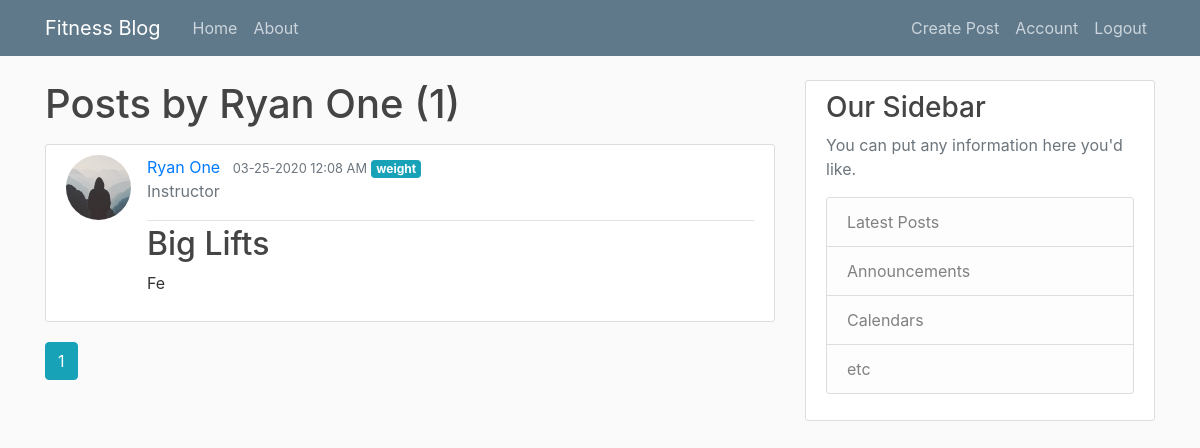
The page /user/Ryan One (signed in) on the database as committed earlier.
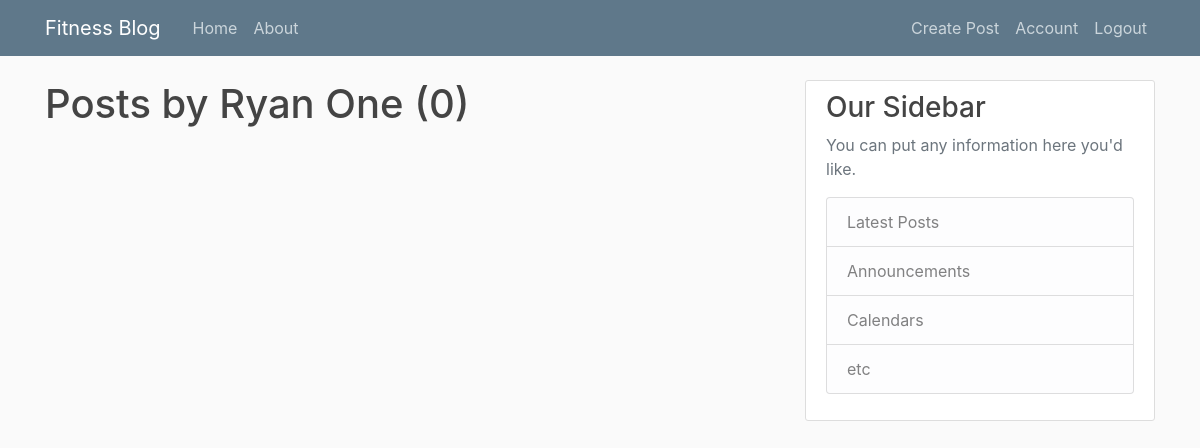
The same page on the database as committed later.
### fitnessblog/models.py (models this page shows, shortened)
class User(db.Model, UserMixin):
    id = db.Column(db.Integer, primary_key=True)
    username = db.Column(db.String(20), unique=True, nullable=False)
    email = db.Column(db.String(120), unique=True, nullable=False)
    profile_type = db.Column(db.String(20), nullable=False)
    image_file = db.Column(db.String(20), nullable=False, default="default.jpg")
    password = db.Column(db.String(60), nullable=False)
    posts = db.relationship("Post", backref="author", lazy=True)

class Post(db.Model):
    id = db.Column(db.Integer, primary_key=True)
    title = db.Column(db.String(100), nullable=False)
    date_posted = db.Column(db.DateTime, nullable=False, default=datetime.utcnow)
    content = db.Column(db.Text, nullable=False)
    category = db.Column(db.Text, nullable=False)
    user_id = db.Column(db.Integer, db.ForeignKey("user.id"), nullable=False)

### fitnessblog/users/routes.py (the view)
@users.route("/user/<string:username>")
def user_posts(username):
    page = request.args.get("page", 1, type=int)
    user = User.query.filter_by(username=username).first_or_404()
    posts = (
        Post.query.filter_by(author=user)
        .order_by(Post.date_posted.desc())
        .paginate(page=page, per_page=5)
    )
    return render_template("user_posts.html", posts=posts, user=user)

### fitnessblog/models.py (called while the page is built)
@login_manager.user_loader
def load_user(user_id):
    return User.query.get(int(user_id))

### fitnessblog/templates/user_posts.html
{% extends "layout.html" %}
{% block content %}
  <h1 class="mb-3">Posts by {{ user.username }} ({{ posts.total }})</h1>
  {% for post in posts.items %}
    <article class="media content-section">
      <img class="rounded-circle article-img" src="{{ url_for('static', filename='profile_pics/' + post.author.image_file) }}">
      <div class="media-body">
        <div class="article-metadata">
          <a class="mr-2" href="{{ url_for('users.user_posts', username=post.author.username) }}">{{ post.author.username }}</a>
          <small class="text-muted">{{ post.date_posted.strftime('%m-%d-%Y %I:%M %p') }}</small>
          <a href="{{ url_for('posts.filter_by_category', category=post.category) }}" class="badge badge-info">{{ post.category}}</a>
          <p class="text-secondary">{{ current_user.profile_type.capitalize() }}</p>
        </div>
        <h2><a class="article-title" href="{{ url_for('posts.post', post_id=post.id) }}">{{ post.title }}</a></h2>
        <p class="article-content">{{ post.content }}</p>
      </div>
    </article>
  {% endfor %}
  {% for page_num in posts.iter_pages(left_edge=1, right_edge=1, left_current=1, right_current=2) %}
    {% if page_num %}
      {% if posts.page == page_num %}
        <a class="btn btn-info mb-4" href="{{ url_for('users.user_posts', username=user.username, page=page_num) }}">{{ page_num }}</a>
      {% else %}
      <a class="btn btn-outline-info mb-4" href="{{ url_for('users.user_posts', username=user.username, page=page_num) }}">{{ page_num }}</a>
      {% endif %}
    {% else %}
      ...
    {% endif %}
  {% endfor %}
{% endblock content %}

### fitnessblog/templates/layout.html (shortened to what this page needs)
<!DOCTYPE html>
<html lang="en">
  <head>
    <link rel="stylesheet" href="https://stackpath.bootstrapcdn.com/bootstrap/4.3.1/css/bootstrap.min.css">
    <link rel="stylesheet" type="text/css" href="{{ url_for('static', filename='main.css') }}">
  </head>
    <body>
      <header class="site-header">
        <nav class="navbar navbar-expand-md navbar-dark bg-steel fixed-top">
          <div class="container">
            <a class="navbar-brand mr-4" href="/">Fitness Blog</a>
            <div class="collapse navbar-collapse" id="navbarToggle">
              <div class="navbar-nav mr-auto">
                <a class="nav-item nav-link" href="{{ url_for('main.home') }}">Home</a>
                <a class="nav-item nav-link" href="{{ url_for('main.about') }}">About</a>
              </div>
              <div class="navbar-nav">
                {% if current_user.is_authenticated %}
                  <a class="nav-item nav-link" href="{{ url_for('posts.new_post') }}">Create Post</a>
                  <a class="nav-item nav-link" href="{{ url_for('users.account') }}">Account</a>
                  <a class="nav-item nav-link" href="{{ url_for('users.logout') }}">Logout</a>
                {% else %}
                  <a class="nav-item nav-link" href="{{ url_for('users.login') }}">Login</a>
                  <a class="nav-item nav-link" href="{{ url_for('users.register') }}">Register</a>
                {% endif %}
              </div>
            </div>
          </div>
        </nav>
      </header>
      <main role="main" class="container">
        <div class="row">
          <div class="col-md-8">
            {% block content %}{% endblock %}
          </div>
          <div class="col-md-4">
            <div class="content-section">
              <h3>Our Sidebar</h3>
              <p class='text-muted'>You can put any information here you'd like.
                <ul class="list-group">
                  <li class="list-group-item list-group-item-light">Latest Posts</li>
                  <li class="list-group-item list-group-item-light">Announcements</li>
                  <li class="list-group-item list-group-item-light">Calendars</li>
                  <li class="list-group-item list-group-item-light">etc</li>
                </ul>
              </p>
            </div>
          </div>
        </div>
      </main>
    </body>
</html>

### fitnessblog/static/main.css (style rules this page uses)
body { background: #fafafa; color: #333333; margin-top: 5rem; }
h1, h2, h3, h4, h5, h6 { color: #444444; }
.bg-steel { background-color: #5f788a; }
.site-header .navbar-nav .nav-link { color: #cbd5db; }
.content-section { background: #ffffff; padding: 10px 20px; border: 1px solid #dddddd; border-radius: 3px; margin-bottom: 20px; }

Rows that differ between the two databases and show on the page:
removed Post: image_file (placeholder picture), author.username "Ryan One", date_posted "03-25-2020 12:08 AM", category "weight", {{ current_user.profile_type.capitalize() }} "Instructor", title "Big Lifts", content "Fe"
Other text that changed with them:
{{ posts.total }}: "1" → "0"
list line gone: "1"
